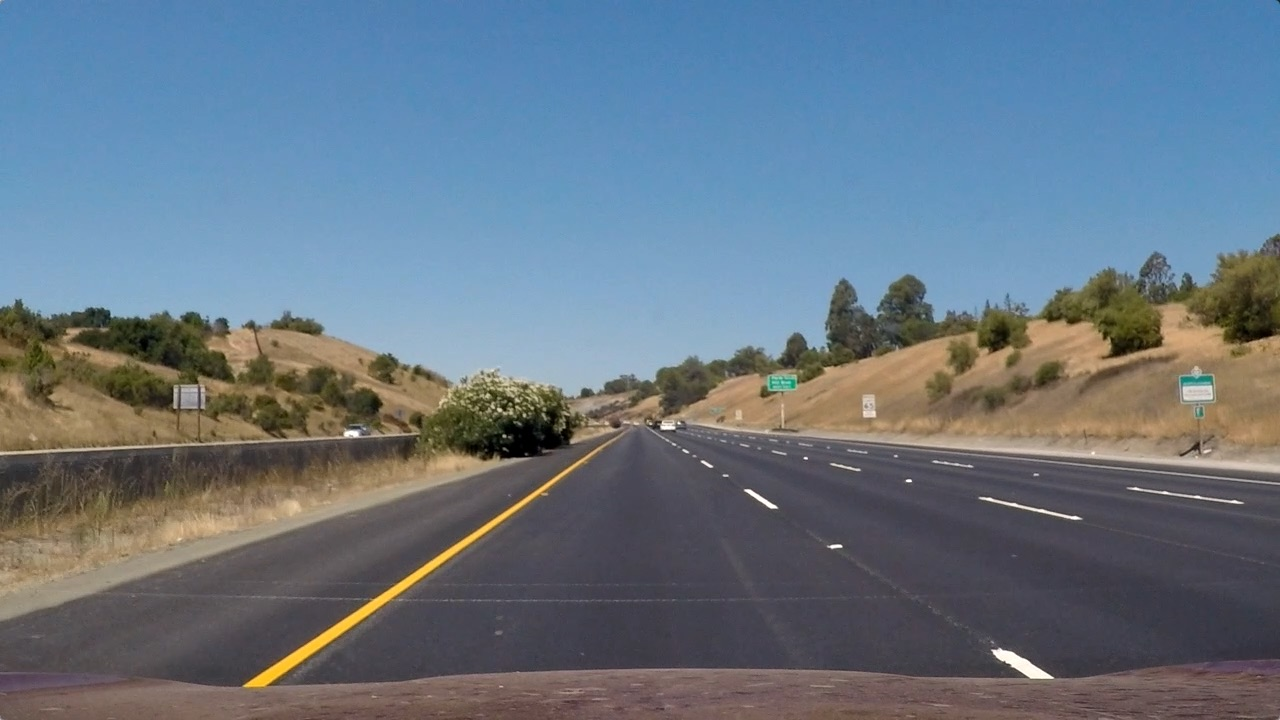
#> input picture test_images/straight_lines1.jpg, 1280 x 720 px; its folder holds only this picture in this run
$ jupyter execute --allow-errors car_detector.ipynb   (shell and % lines are left out)   (older library calls are emulated)
#> lines starting #> are read from the running program, lines starting #| are printed output that depends on the picture
[cell 1]
import os
import math
import glob
import cv2
from collections import deque
import numpy as np
import matplotlib.pyplot as plt
import matplotlib.image as mpimg
from matplotlib import cm
from moviepy.editor import VideoFileClip
import time
from sklearn.svm import LinearSVC
from sklearn.preprocessing import StandardScaler
from sklearn.model_selection import train_test_split
from skimage.feature import hog
from scipy.ndimage.measurements import label
import pickle

[cell 2]
test_images = np.array([plt.imread(i) for i in glob.glob('./test_images/*.jpg')])

car_images = []
non_car_images = []

for root, dirs, files in os.walk('./data/vehicles/'):
    for file in files:
        if file.endswith('.png'):
            car_images.append(os.path.join(root, file))

for root, dirs, files in os.walk('./data/not-cars/'):
    for file in files:
        if file.endswith('.png'):
            non_car_images.append(os.path.join(root, file))

[cell 3]
n_car_images = len(car_images)
n_non_car_images = len(non_car_images)
#img_shape = mpimg.imread(car_images[0]).shape
print('No. of car images: ', n_car_images)
print('No of non-car images: ', n_non_car_images)
#print('Image shape: ', img_shape)

[cell 4]
fig, axs = plt.subplots(4,8, figsize=(16, 8))
fig.subplots_adjust(hspace = 0, wspace=.1)
axs = axs.ravel()

#> (the rest of this cell did not finish here and is left out)

[cell 5]
fig, axs = plt.subplots(4,8, figsize=(16, 8))
fig.subplots_adjust(hspace = 0, wspace=.1)
axs = axs.ravel()

#> (the rest of this cell did not finish here and is left out)

[cell 6]
# Compute binned color features by scaling images down
def bin_spatial(img, size=(32, 32)):
    # Use cv2.resize().ravel() to create the feature vector
    features = cv2.resize(img, size).ravel()
    # Return the feature vector
    return features

# Compute color histogram features
def color_hist(img, nbins=32, bins_range=(0, 256)):
    # Compute the histogram of the color channels separately
    channel1_hist = np.histogram(img[:,:,0], bins=nbins, range=bins_range)
    channel2_hist = np.histogram(img[:,:,1], bins=nbins, range=bins_range)
    channel3_hist = np.histogram(img[:,:,2], bins=nbins, range=bins_range)
    # Concatenate the histograms into a single feature vector
    hist_features = np.concatenate((channel1_hist[0], channel2_hist[0], channel3_hist[0]))
    # Return the individual histograms, bin_centers and feature vector
    return hist_features


# Return HOG features and visualization
def get_hog_features(img, orient, pix_per_cell, cell_per_block,
                        vis=False, feature_vec=True):
    # Call with two outputs if vis==True
    if vis == True:
        features, hog_image = hog(img, orientations=orient, pixels_per_cell=(pix_per_cell, pix_per_cell),
                                  cells_per_block=(cell_per_block, cell_per_block), transform_sqrt=True,
                                  visualize=True, feature_vector=feature_vec)
        return features, hog_image
    # Otherwise call with one output
    else:
        features = hog(img, orientations=orient, pixels_per_cell=(pix_per_cell, pix_per_cell),
                       cells_per_block=(cell_per_block, cell_per_block), transform_sqrt=True,
                       visualize=vis, feature_vector=feature_vec)
        return features

# Extract feature wrapper that extracts and combines all features
def extract_features(imgs, cspace='RGB', orient=9,
                        pix_per_cell=8, cell_per_block=2, hog_channel=0, spatial_size=(32, 32),
                        hist_bins=32, hist_range=(0, 256)):
    # Create a list to append feature vectors to
    features = []
    # Iterate through the list of images
    for file in imgs:
        # Read in each one by one
        image = mpimg.imread(file)
        # apply color conversion if other than 'RGB'

        if cspace != 'RGB':
            if cspace == 'HSV':
                feature_image = cv2.cvtColor(image, cv2.COLOR_RGB2HSV)
            elif cspace == 'LUV':
                feature_image = cv2.cvtColor(image, cv2.COLOR_RGB2LUV)
            elif cspace == 'HLS':
                feature_image = cv2.cvtColor(image, cv2.COLOR_RGB2HLS)
            elif cspace == 'YUV':
                feature_image = cv2.cvtColor(image, cv2.COLOR_RGB2YUV)
            elif cspace == 'YCrCb':
                feature_image = cv2.cvtColor(image, cv2.COLOR_RGB2YCrCb)
        else: feature_image = np.copy(image)

        # Call get_hog_features() with vis=False, feature_vec=True
        if hog_channel == 'ALL':
            hog_features = []
            for channel in range(feature_image.shape[2]):
                hog_features.append(get_hog_features(feature_image[:,:,channel],
                                    orient, pix_per_cell, cell_per_block,
                                    vis=False, feature_vec=True))
            hog_features = np.ravel(hog_features)
        else:
            hog_features = get_hog_features(feature_image[:,:,hog_channel], orient,
                        pix_per_cell, cell_per_block, vis=False, feature_vec=True)

        # Apply bin_spatial() to get spatial color features
        spatial_features = bin_spatial(feature_image, size=spatial_size)
        # Apply color_hist() also with a color space option now
        hist_features = color_hist(feature_image, nbins=hist_bins, bins_range=hist_range)
        # Append the new feature vector to the features list
        features.append(np.concatenate((spatial_features, hist_features,hog_features)))

    # Return list of feature vectors
    return features

#> (a cell that did not finish here is left out)

[cell 8]
### Parameters
spatial = 32
hist_bins = 32
colorspace = 'YCrCb' # Can be RGB, HSV, LUV, HLS, YUV, YCrCb #YCrCb best
orient = 9
pix_per_cell = 8
cell_per_block = 2
spatial_size= (32, 32)
heat_threshold= 4 # 12
hog_channel = "ALL" # Can be 0, 1, 2, or "ALL" #ALL,0 best
ystart_ystop_scale = [(405, 510, 1), (400, 600, 1.5), (500, 710, 2.5)]

car_features = extract_features(car_images, cspace=colorspace, orient=orient,
                        pix_per_cell=pix_per_cell, cell_per_block=cell_per_block,
                        hog_channel=hog_channel, spatial_size=(spatial, spatial),
                        hist_bins=hist_bins, hist_range=(0, 256))

non_car_features = extract_features(non_car_images,cspace=colorspace,orient=orient,
                        pix_per_cell=pix_per_cell, cell_per_block=cell_per_block,
                        hog_channel=hog_channel, spatial_size=(spatial, spatial),
                        hist_bins=hist_bins, hist_range=(0, 256))

[cell 9]
# Preserve State to compare parameter tuning
rand_state = np.random.randint(0, 100)

# Create an array stack of feature vectors
X = np.vstack((car_features, non_car_features)).astype(np.float64)
# Fit a per-column scaler
#> (the rest of this cell did not finish here and is left out)

[cell 10]
# Use a linear SVC
svc = LinearSVC()

# Check the training time for the SVC
t=time.time()
#> (the rest of this cell did not finish here and is left out)

[cell 11]
# Save data to pickle file
dist_pickle = {}
dist_pickle["svc"] = svc
#> (the rest of this cell did not finish here and is left out)

[cell 12]
print('Loading Classifier parameters...')
dist_pickle = pickle.load( open("svc_pickle.p", "rb" ) )
#> (reads svc_pickle.p from the repository)
#> further down, test_image_sliding is the input picture: shape (720, 1280, 3); mean R, G, B 103.2, 117.7, 131.2
svc = dist_pickle["svc"]
X_scaler = dist_pickle["scaler"]
orient = dist_pickle["orient"]
pix_per_cell = dist_pickle["pix_per_cell"]
cell_per_block = dist_pickle["cell_per_block"]
spatia = dist_pickle["spatial"]
hist_bins = dist_pickle["hist_bins"]

print('Loading is done!')

[cell 13]
# Extracts features using hog sub-sampling and make predictions
def find_cars(img, svc, X_scaler, orient, pix_per_cell, cell_per_block, spatial_size, hist_bins, ystart_ystop_scale, h_shift=0, visualisation=False):
    # List of bounding box positions
#> called with orient = 9, pix_per_cell = 8, cell_per_block = 2, spatial_size = (32, 32), hist_bins = 32, h_shift = 500, visualisation = True
    bbox_detection_list=[]
    box_vis_list=[]
    # Copy and normalise
    draw_img = np.copy(img)
    img = img.astype(np.float32)/255
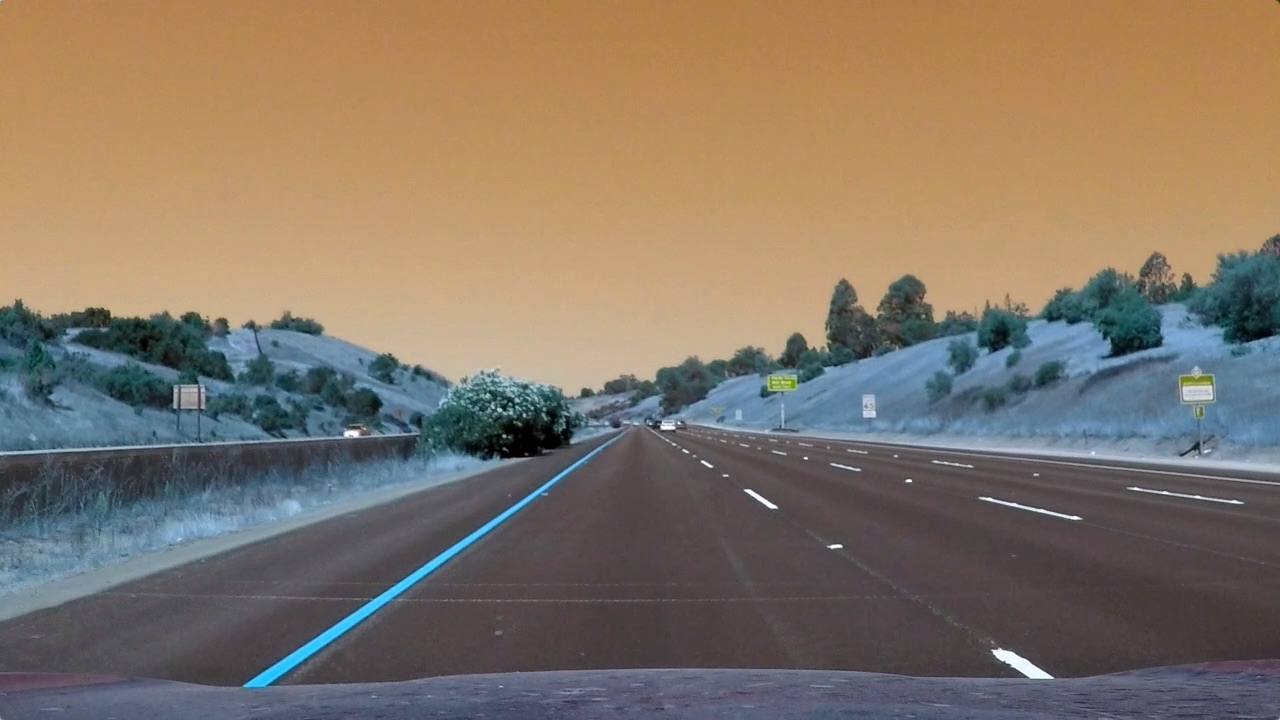
#> img: shape (720, 1280, 3) float32; mean of channels 0, 1, 2 0.405, 0.462, 0.514; drawn as B, G, R

    # Searching different size windows at different scales:
    for (ystart, ystop, scale) in ystart_ystop_scale:
        box_vis=[]
        # Crop
        img_tosearch = img[ystart:ystop, :, :]
        ctrans_tosearch = cv2.cvtColor(img_tosearch, cv2.COLOR_RGB2YCrCb)
        if scale != 1:
            imshape = ctrans_tosearch.shape
            ctrans_tosearch = cv2.resize(ctrans_tosearch, (np.int(imshape[1]/scale), np.int(imshape[0]/scale)))

        ch1 = ctrans_tosearch[:,:,0]
        ch2 = ctrans_tosearch[:,:,1]
        ch3 = ctrans_tosearch[:,:,2]

        # Define blocks and steps as above
        nxblocks = (ch1.shape[1] // pix_per_cell) - cell_per_block + 3
        nyblocks = (ch1.shape[0] // pix_per_cell) - cell_per_block + 1
        nfeat_per_block = orient*cell_per_block**2

        # 64 was the orginal sampling rate, with 8 cells and 8 pix per cell
        window = 64
        nblocks_per_window = (window // pix_per_cell) - cell_per_block + 1
        cells_per_step = 2  # Instead of overlap, define how many cells to step
        nxsteps = (nxblocks - nblocks_per_window) // cells_per_step
        nysteps = (nyblocks - nblocks_per_window) // cells_per_step

        # Compute individual channel HOG features for the entire image
        hog1 = get_hog_features(ch1, orient, pix_per_cell, cell_per_block, feature_vec=False)
        hog2 = get_hog_features(ch2, orient, pix_per_cell, cell_per_block, feature_vec=False)
        hog3 = get_hog_features(ch3, orient, pix_per_cell, cell_per_block, feature_vec=False)

        for xb in range(nxsteps):
            for yb in range(nysteps):
                ypos = yb*cells_per_step
                xpos = xb*cells_per_step
                # Extract HOG for this patch
                hog_feat1 = hog1[ypos:ypos+nblocks_per_window, xpos:xpos+nblocks_per_window].ravel()
                hog_feat2 = hog2[ypos:ypos+nblocks_per_window, xpos:xpos+nblocks_per_window].ravel()
                hog_feat3 = hog3[ypos:ypos+nblocks_per_window, xpos:xpos+nblocks_per_window].ravel()
                hog_features = np.hstack((hog_feat1, hog_feat2, hog_feat3))

                xleft = xpos*pix_per_cell
                ytop = ypos*pix_per_cell

                # Extract the image patch
                subimg = cv2.resize(ctrans_tosearch[ytop:ytop+window, xleft:xleft+window], (64,64))

                # Get color features
                spatial_features = bin_spatial(subimg, size=spatial_size)
                hist_features = color_hist(subimg, nbins=hist_bins)

                # Scale features and make a prediction
                test_features = X_scaler.transform(np.hstack((spatial_features, hist_features, hog_features)).reshape(1, -1))

                # Make prediction based on trained model
                test_prediction = svc.predict(test_features)

                if(visualisation):
                    xbox_left = np.int(xleft*scale)
                    ytop_draw = np.int(ytop*scale)
                    win_draw = np.int(window*scale)
                    # Append Detection Position to list
                    box_vis.append(((xbox_left, ytop_draw+ystart),(xbox_left+win_draw,ytop_draw+win_draw+ystart)))

                if test_prediction == 1:
                    xbox_left = np.int(xleft*scale)
                    ytop_draw = np.int(ytop*scale)
                    win_draw = np.int(window*scale)
                    # Append Detection Position to list
                    bbox_detection_list.append(((xbox_left+h_shift, ytop_draw+ystart),(xbox_left+win_draw+h_shift,ytop_draw+win_draw+ystart)))
                    # Draw Detection on image
                    cv2.rectangle(draw_img,(xbox_left+h_shift, ytop_draw+ystart),(xbox_left+win_draw+h_shift,ytop_draw+win_draw+ystart),(0,0,255),6)
        box_vis_list += [box_vis]
#> this loop made 3 passes
#> pass 1, in find_cars, `img_tosearch = img[ystart:ystop, :, :]`:
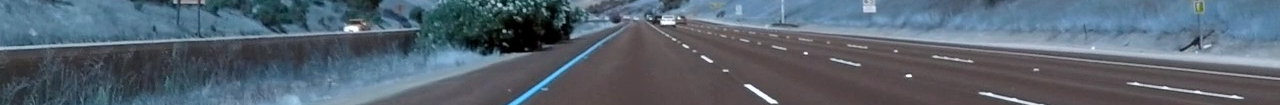
#> img_tosearch: shape (105, 1280, 3) float32; mean of channels 0, 1, 2 0.44, 0.392, 0.342; drawn as B, G, R
#> pass 1, in find_cars, `ch1 = ctrans_tosearch[:,:,0]`:
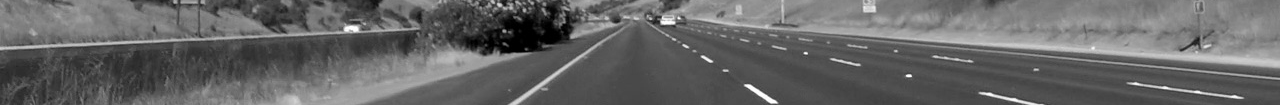
#> ch1: shape (105, 1280) float32; min 0, max 0.999, mean 0.401
#> pass 1, in find_cars, `ch2 = ctrans_tosearch[:,:,1]`:
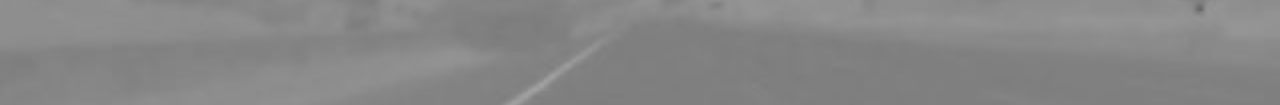
#> ch2: shape (105, 1280) float32; min 0.401, max 0.634, mean 0.528
#> after the loop:
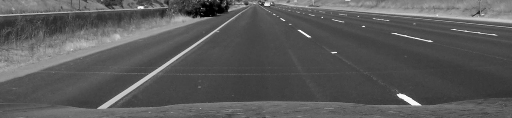
#> ch1: shape (118, 512) float32; min 0, max 0.997, mean 0.355
#> after the loop:
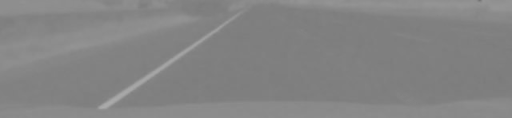
#> ch2: shape (118, 512) float32; min 0.459, max 0.674, mean 0.519
#> after the loop:
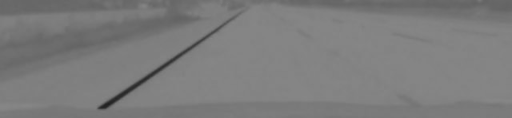
#> ch3: shape (118, 512) float32; min 0.133, max 0.531, mean 0.489
#> after the loop:
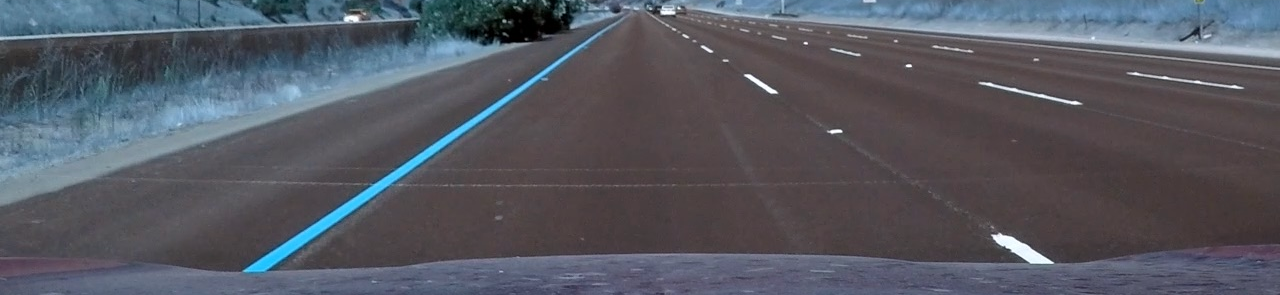
#> img_tosearch: shape (295, 1280, 3) float32; mean of channels 0, 1, 2 0.382, 0.346, 0.336; drawn as B, G, R
#> after the loop:
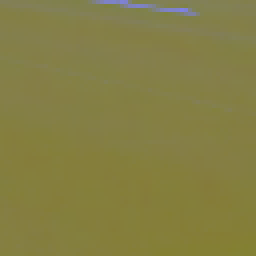
#> subimg: shape (64, 64, 3) float32 (shown 4 times larger); mean of channels 0, 1, 2 0.267, 0.499, 0.52; drawn as B, G, R
#> after the loop, bbox_detection_list = []; box_vis_list = 3 items
    return bbox_detection_list, draw_img, box_vis_list

[cell 14]
test_image_sliding=test_images[0]
ystart_ystop_scale = [(405, 510, 1), (400, 600, 1.5), (415, 710, 2.5)]
bbox_detection_list, detections, box_vis_list = find_cars(test_image_sliding, svc, X_scaler, orient, pix_per_cell, cell_per_block, spatial_size, hist_bins, ystart_ystop_scale, h_shift=500, visualisation=True)
#> bbox_detection_list = []; box_vis_list = 3 items

def draw_boxes(img, bboxes, thickness=2):
#> called with thickness = 2
    imcopy = [np.copy(img),np.copy(img),np.copy(img)]
    color=[(255, 0, 0),(0, 255, 0),(0, 0, 255)]
    for i in range(len(bboxes)):
        for bbox in bboxes[i]:
            cv2.rectangle(img=imcopy[i], pt1=bbox[0], pt2=bbox[1],
                          color=color[i], thickness=thickness)
    return imcopy

windows_img = draw_boxes(test_image_sliding, box_vis_list)
#> windows_img = 3 items

f, ((ax1, ax2, ax3)) = plt.subplots(3, 1, figsize=(20,20))
ax1.imshow(windows_img[0])
title = "Scale: 0.9 "  + " Count: " + str(len(box_vis_list[0]))
#> title = 'Scale: 0.9  Count: 154'
ax1.set_title(title, fontsize=20)
ax1.axis("off")
ax2.imshow(windows_img[1])
title = "Scale: 1.4"  + " Count: " + str(len(box_vis_list[1]))
#> title = 'Scale: 1.4 Count: 200'
ax2.set_title(title, fontsize=20)
ax2.axis("off")
ax3.imshow(windows_img[2])
title = "Scale: 2.3"  + " Count: " + str(len(box_vis_list[2]))
#> title = 'Scale: 2.3 Count: 87'
ax3.set_title(title, fontsize=20)
ax3.axis("off")

plt.savefig('output_images/bbox_vis.png')
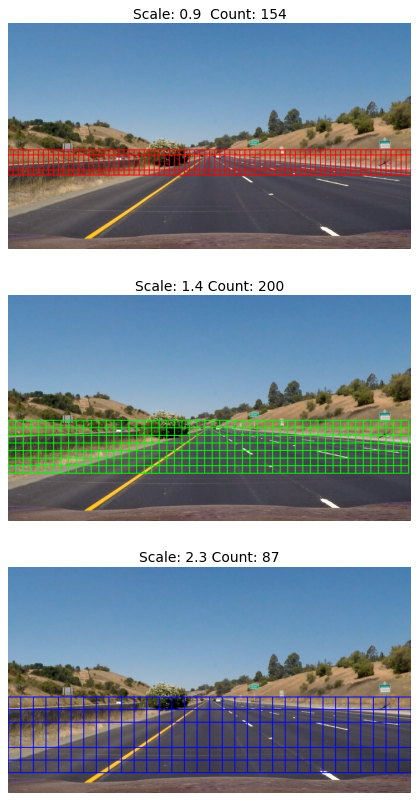
#> figure drawn by matplotlib, 3 panels
